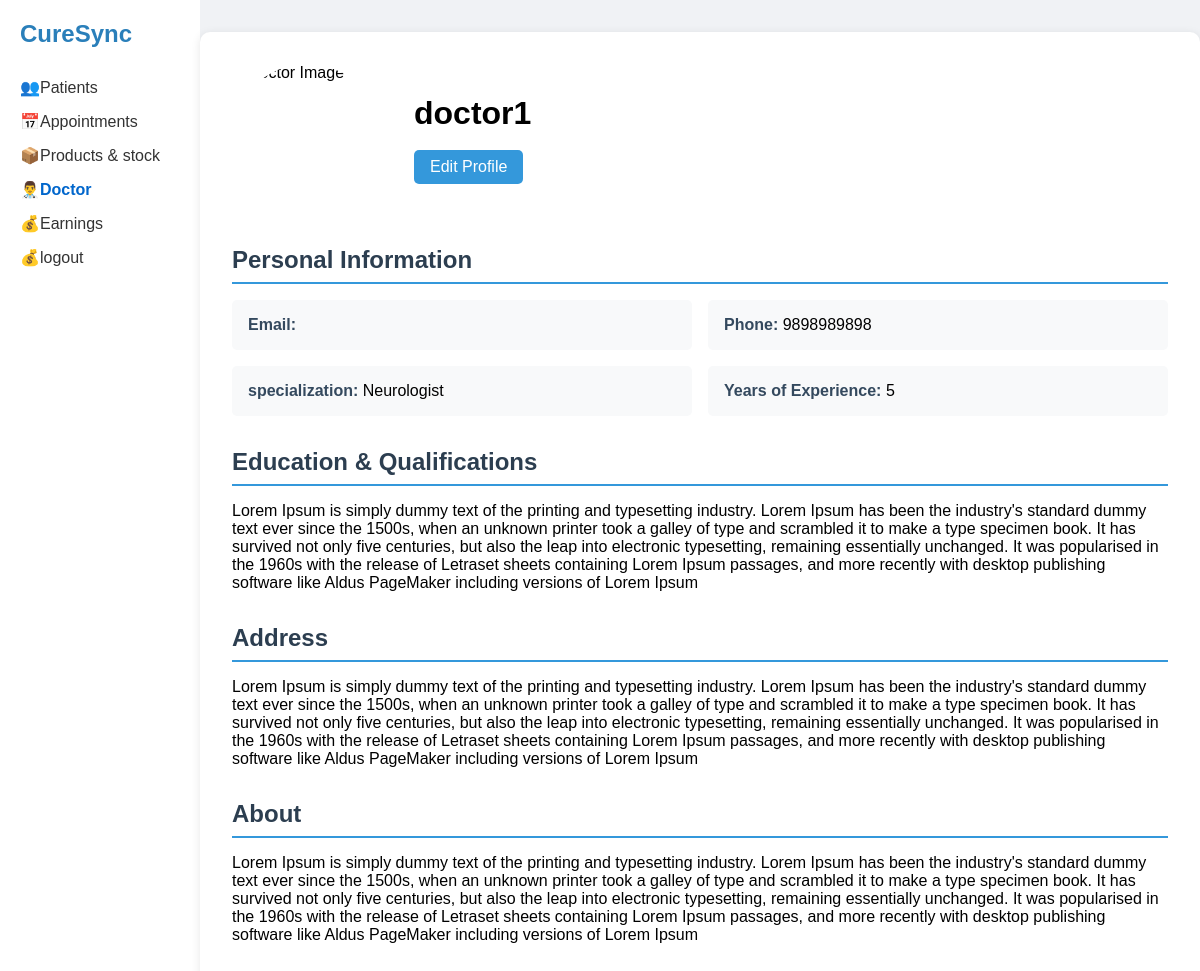
/opd/profile/ (signed in), run on the app's committed database.
### opd/models.py (models this page shows, shortened)
class Doctor(models.Model):
    user = models.OneToOneField(User, on_delete=models.CASCADE, related_name="doctor")
    name = models.CharField("Full Name", max_length=200)
    profile_image = models.ImageField(
        "Image",
        upload_to="profile/",
        default="profile/default-profile.png",
    )
    speciality = models.CharField("Speciality", max_length=200)
    phone_number = models.CharField("Phone Number", max_length=10)
    address = models.TextField("Address")
    experience = models.PositiveIntegerField("Year of Experience", default=0)
    about = models.TextField(blank=True)
    education = models.TextField()
    created_at = models.DateTimeField(auto_now_add=True)
    id = models.UUIDField(
        default=uuid.uuid4, unique=True, primary_key=True, editable=False
    )
    @property
    def email(self):
        return self.user.email

### opd/views.py (the view)
# urls.py: path("profile/", views.doctor_profile, name="doctor_profile"),
@user_passes_test(is_doctor, login_url="home:home_page")
def doctor_profile(request):
    doctor = request.user.doctor
    context = {"doctor": doctor}
    return render(request, "opd/doctor_profile.html", context)

### opd/utils.py (called while the page is built)
def is_doctor(user):
    return user.groups.filter(name="Doctor").exists()

### opd/templates/opd/doctor_profile.html (shortened to what this page needs)
{% extends 'opd/index.html' %} {% load static %} {% block css %}
<link rel="stylesheet" href="{% static 'styles/doctor_profile.css' %}" />
{% endblock css %} {% block content %}
<main class="main-content">
  <div class="profile-header">
    <img src="doctor-avatar.jpg" alt="Doctor Image" class="profile-image" />
    <div>
      <h1 class="profile-name">{{doctor.name}}</h1>
      <br />
      <button class="edit-btn" id="editProfileBtn">Edit Profile</button>
    </div>
  </div>
  <section class="profile-section">
    <h2 class="section-title">Personal Information</h2>
    <div class="info-grid">
      <div class="info-item">
        <span class="info-label">Email:</span> {{doctor.email}}
      </div>
      <div class="info-item">
        <span class="info-label">Phone:</span> {{doctor.phone_number}}
      </div>
      <div class="info-item">
        <span class="info-label">specialization:</span> {{doctor.speciality}}
      </div>
      <div class="info-item">
        <span class="info-label">Years of Experience:</span> {{doctor.experience}}
      </div>
    </div>
  </section>
  <section class="profile-section">
    <h2 class="section-title">Education & Qualifications</h2>
    {{doctor.education}}
  </section>
  <section class="profile-section">
    <h2 class="section-title">Address</h2>
    {{doctor.address}}
  </section>
  <section class="profile-section">
    <h2 class="section-title">About</h2>
    <p>{{doctor.about}}</p>
  </section>
</main>
{% endblock content %}

### static/styles/dashboard.css (style rules this page uses)
* { box-sizing: border-box; margin: 0; padding: 0; }
body { font-family: Arial, sans-serif; background-color: #f0f2f5; }
.main-content { flex-grow: 1; padding: 20px; overflow-y: auto; }

### static/styles/doctor_profile.css (style rules this page uses)
body { font-family: Arial, sans-serif; background-color: #f0f2f5; margin: 0; padding: 0; }
.main-content { max-width: 1000px; margin: 2rem auto; background-color: white; border-radius: 10px; box-shadow: 0 2px 10px rgba(0, 0, 0, 0.1); padding: 2rem; }
.profile-header { display: flex; align-items: center; margin-bottom: 2rem; }
.profile-image { width: 150px; height: 150px; border-radius: 50%; object-fit: cover; margin-right: 2rem; }
.profile-name { font-size: 2rem; margin: 0; }
.profile-section { margin-bottom: 2rem; }
.section-title { font-size: 1.5rem; color: #2c3e50; border-bottom: 2px solid #3498db; padding-bottom: 0.5rem; margin-bottom: 1rem; }
.info-grid { display: grid; grid-template-columns: repeat(2, 1fr); gap: 1rem; }
.info-item { background-color: #f8f9fa; padding: 1rem; border-radius: 5px; }
.info-label { font-weight: bold; color: #34495e; }
.edit-btn { background-color: #3498db; color: white; border: none; padding: 0.5rem 1rem; border-radius: 5px; cursor: pointer; font-size: 1rem; transition: background-color 0.3s; }

### data on the page
Doctor: name "doctor1", phone_number "9898989898", speciality "Neurologist", experience "5", education "Lorem Ipsum is simply dummy text of the printing and typesetting industry. Lorem Ipsum has been the industry's standard dummy text ever since the 1500s, when an unknown printer took a galley of type and scrambled it to make a type specimen book. It has survived not only five centuries, but also the leap into electronic typesetting, remaining essentially unchanged. It was popularised in the 1960s with the release of Letraset sheets containing Lorem Ipsum passages, and more recently with desktop publishing software like Aldus PageMaker including versions of Lorem Ipsum", address "Lorem Ipsum is simply dummy text of the printing and typesetting industry. Lorem Ipsum has been the industry's standard dummy text ever since the 1500s, when an unknown printer took a galley of type and scrambled it to make a type specimen book. It has survived not only five centuries, but also the leap into electronic typesetting, remaining essentially unchanged. It was popularised in the 1960s with the release of Letraset sheets containing Lorem Ipsum passages, and more recently with desktop publishing software like Aldus PageMaker including versions of Lorem Ipsum", about "Lorem Ipsum is simply dummy text of the printing and typesetting industry. Lorem Ipsum has been the industry's standard dummy text ever since the 1500s, when an unknown printer took a galley of type and scrambled it to make a type specimen book. It has survived not only five centuries, but also the leap into electronic typesetting, remaining essentially unchanged. It was popularised in the 1960s with the release of Letraset sheets containing Lorem Ipsum passages, and more recently with desktop publishing software like Aldus PageMaker including versions of Lorem Ipsum"
